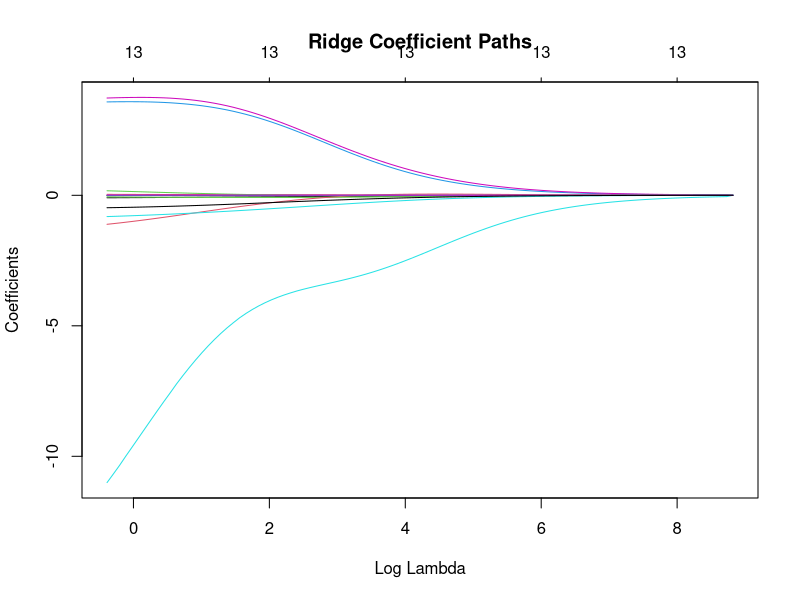
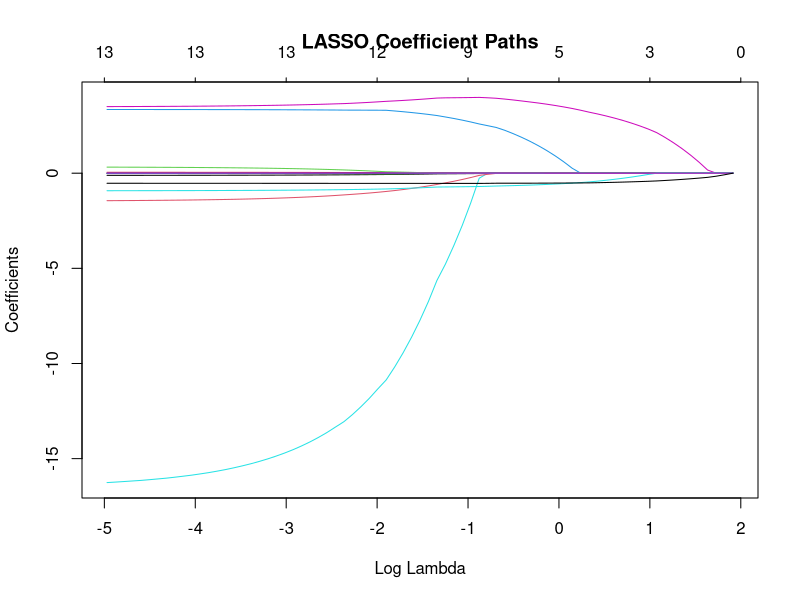
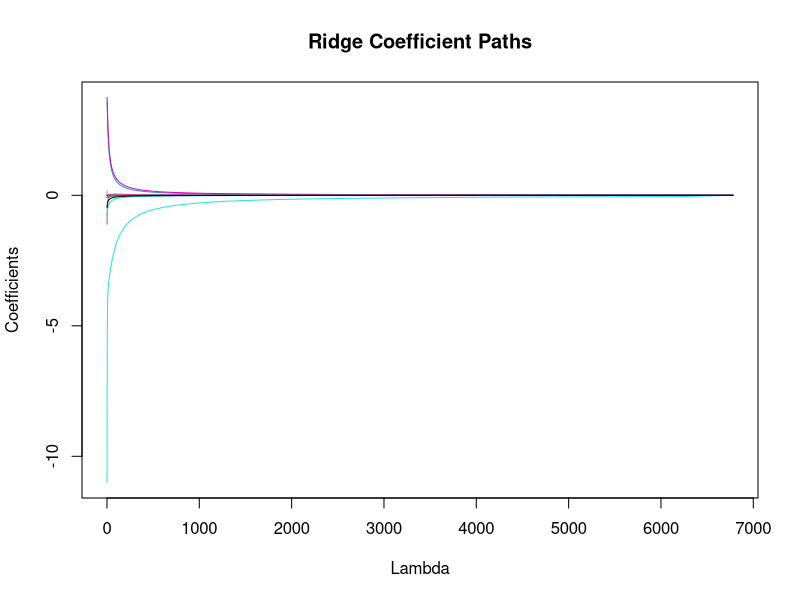
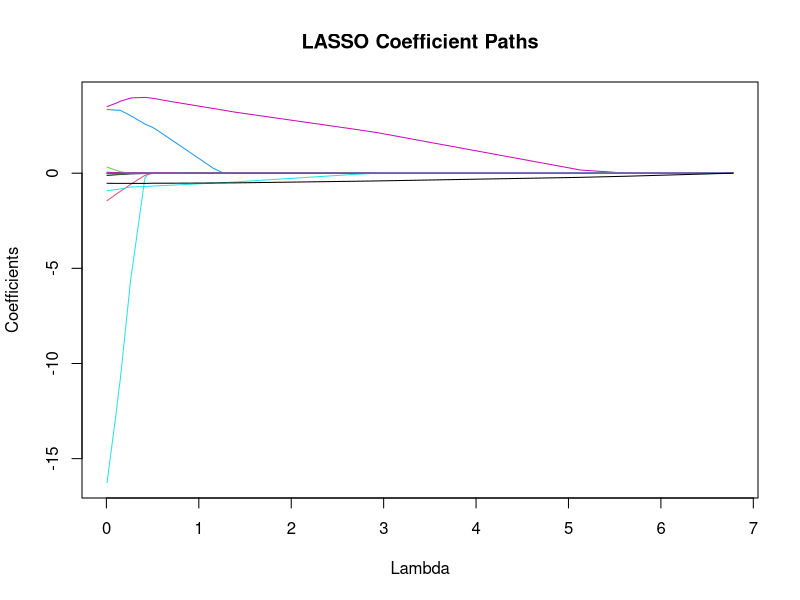

Write the R code that produced these figures, in order.
## ---- chunk 1
knitr::opts_chunk$set(echo = TRUE)
## ---- chunk 2
boston <- MASS::Boston
library(tidyverse)
## ---- chunk 3
head(boston)
names(boston)
## ---- chunk 4
train_proportion <- 0.8

train_id <- sample.int(nrow(boston), round(nrow(boston) * train_proportion), replace = FALSE)

boston_train <- boston[train_id, ]
boston_test <- boston[-train_id, ]
## ---- chunk 5
library(glmnet)
## ---- chunk 6
lin_mod <- lm(medv ~., data = boston_train)
summary(lin_mod)
## ---- chunk 7
# In glmnet() we must first separate each dataset into a target vector and a matrix for the rest of the data.

y_train <- boston_train$medv
x_train <- as.matrix(boston_train[, names(boston_train) != "medv"])

y_test <- boston_test$medv
x_test <- as.matrix(boston_test[, names(boston_train) != "medv"])
## ---- chunk 8
ridge_mod <- cv.glmnet(x_train, y_train, alpha = 0, family = "gaussian")
lasso_mod <- cv.glmnet(x_train, y_train, alpha = 1, family = "gaussian")
ridge_mod
lasso_mod
## ---- chunk 9
# Test MSE

pred_lin <- predict(object = lin_mod, newdata = boston_test)
mse_pred_lin <- mean((y_test - pred_lin)^2)

pred_ridge <- predict(object = ridge_mod, newx = x_test, s = "lambda.min")
mse_pred_ridge <- mean((y_test - pred_ridge)^2)

pred_lasso <- predict(object = lasso_mod, newx = x_test, s = "lambda.min")
mse_pred_lasso <- mean((y_test - pred_lasso)^2)


# Training MSE

fit_lin <- mean(residuals(lin_mod)^2)

fit_ridge <- predict(object = ridge_mod, newx = x_train, s = "lambda.min")
mse_fit_ridge <- mean((y_train - fit_ridge)^2)

fit_lasso <- predict(object = lasso_mod, newx = x_train, s = "lambda.min")
mse_fit_lasso <- mean((y_train - fit_lasso)^2)


# Comparison

mse_comparison <- data.frame(
  Model = c("Linear Model", "Ridge", "LASSO"),
  Training_MSE = c(fit_lin, mse_fit_ridge, mse_fit_lasso),
  Test_MSE = c(mse_pred_lin, mse_pred_ridge, mse_pred_lasso)
)

print(mse_comparison, digits = 3, row.names = FALSE)
## ---- chunk 10
# Ridge coefficient paths
plot(ridge_mod$glmnet.fit, xvar = "lambda",
     main = "Ridge Coefficient Paths")

# LASSO coefficient paths
plot(lasso_mod$glmnet.fit, xvar = "lambda",
     main = "LASSO Coefficient Paths")
## ---- chunk 11
# Ridge
matplot(ridge_mod$lambda, t(as.matrix(ridge_mod$glmnet.fit$beta)),
        type = "l", lty = 1,
        xlab = "Lambda", ylab = "Coefficients",
        main = "Ridge Coefficient Paths")

# LASSO
matplot(lasso_mod$lambda, t(as.matrix(lasso_mod$glmnet.fit$beta)),
        type = "l", lty = 1,
        xlab = "Lambda", ylab = "Coefficients",
        main = "LASSO Coefficient Paths")
